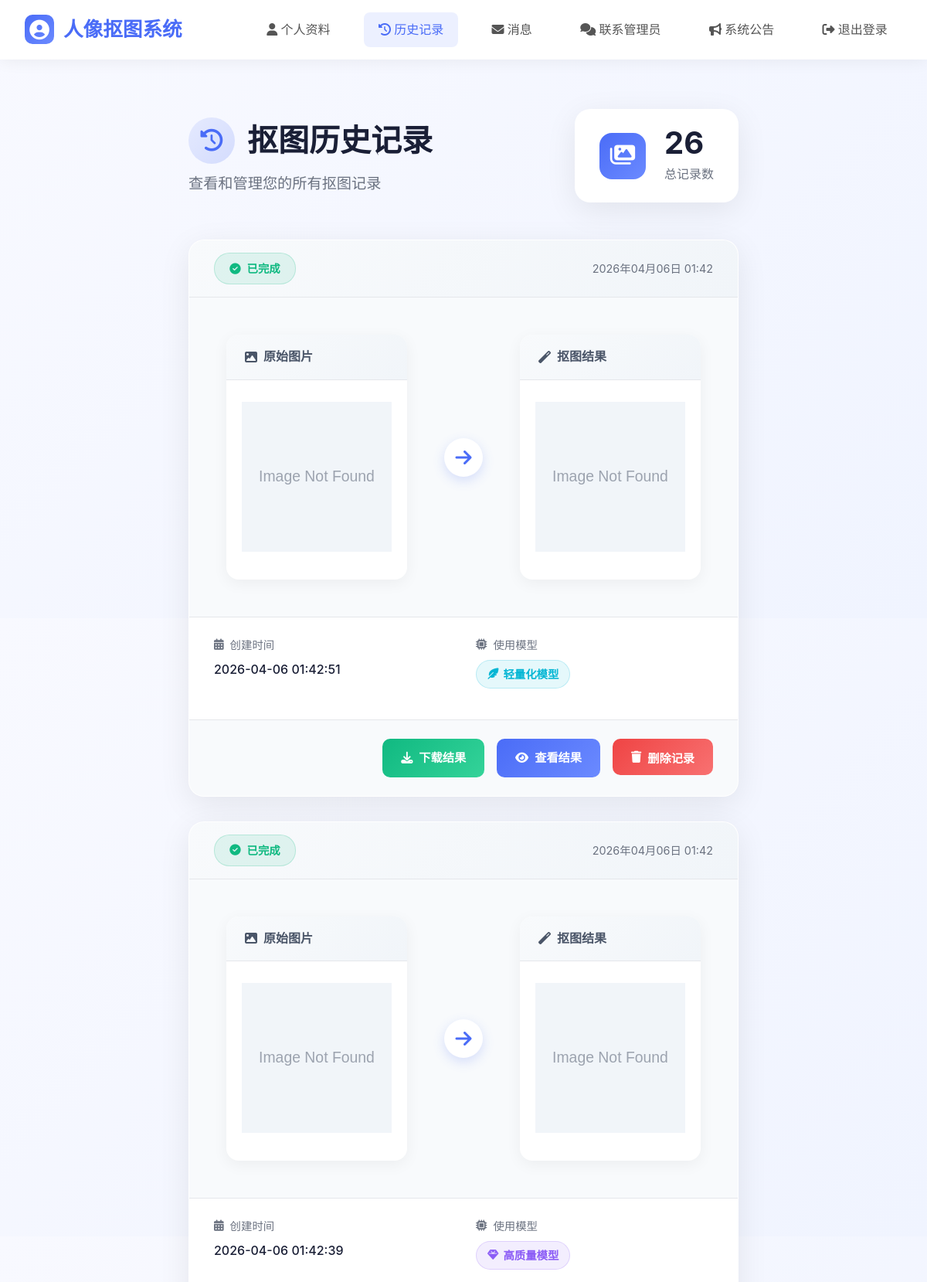
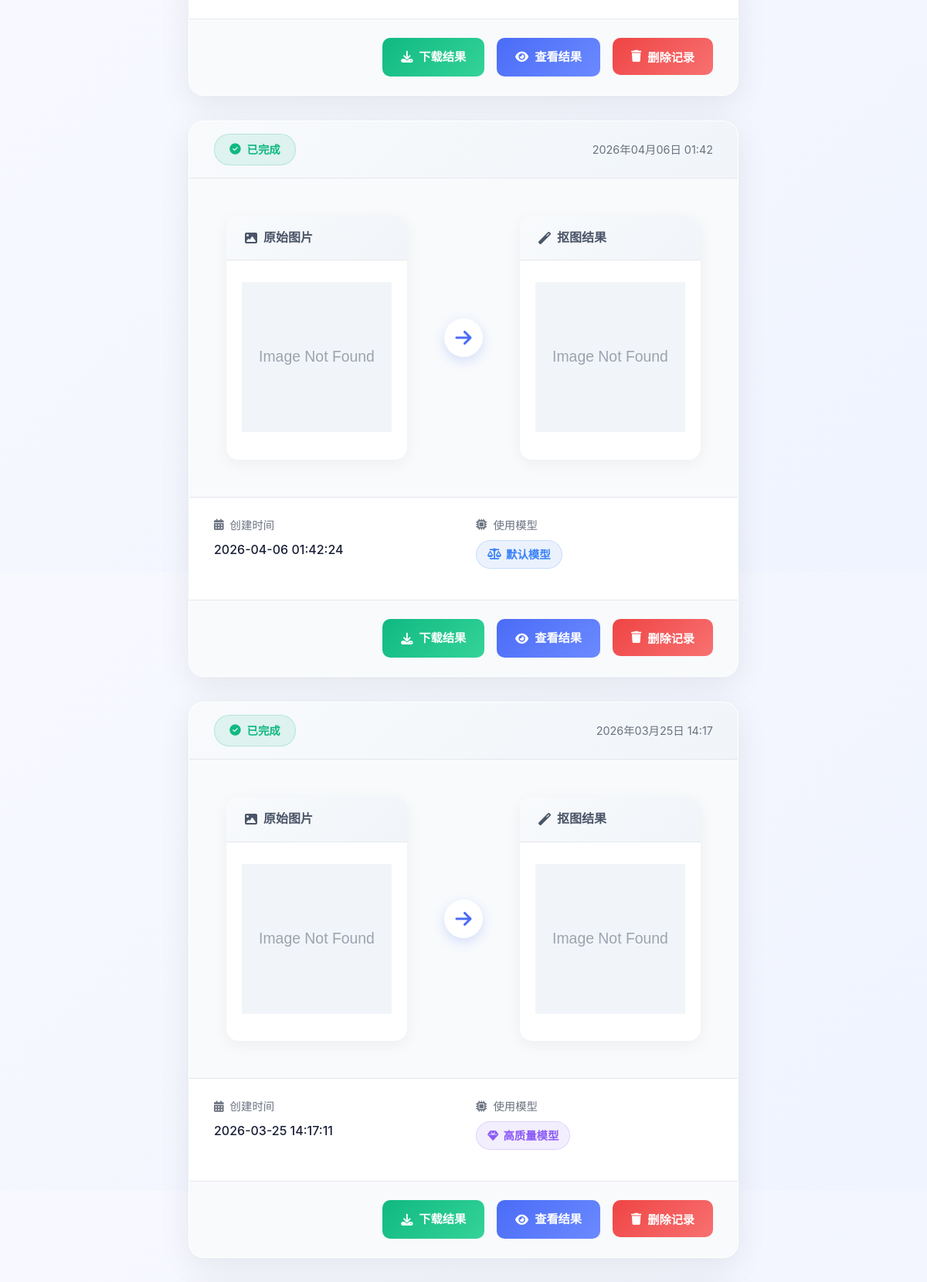
The page /users/history/ (signed in, upper part) on the database its author committed (2 pictures, top to bottom).
### matting/models.py (models this page shows, shortened)
class MattingResult(models.Model):
    user = models.ForeignKey(settings.AUTH_USER_MODEL, on_delete=models.CASCADE)
    original_image = models.ImageField(upload_to='originals/')
    result_image = models.ImageField(upload_to='results/')
    created_at = models.DateTimeField(auto_now_add=True)
    is_deleted = models.BooleanField(default=False)
    deleted_at = models.DateTimeField(blank=True, null=True)
    status = models.CharField(
        max_length=20,
        choices=[
            ('pending', '待处理'),
            ('processing', '处理中'),
            ('completed', '已完成'),
            ('failed', '失败'),
            ('deleted', '已删除')
        ],
        default='pending'
    )
    description = models.TextField(blank=True, null=True)
    model_type = models.CharField(
        max_length=50,
        choices=[
            ('default', '默认模型'),
            ('high_quality', '高质量模型'),
            ('lightweight', '轻量化模型')
        ],
        default='default'
    )
    model_info = models.TextField(blank=True, null=True, help_text="模型详细信息（如配置文件路径等）")
    background_type = models.CharField(
        max_length=20,
        choices=[
            ('transparent', '透明背景'),
            ('solid_color', '纯色背景'),
        ],
        default='transparent',
        verbose_name='背景类型'
    )
    background_color = models.CharField(
        max_length=7,
        default='#FFFFFF',
        help_text="纯色背景颜色，十六进制格式（如：#FFFFFF）",
        verbose_name='背景颜色'
    )
    has_transparent_version = models.BooleanField(default=False, verbose_name='是否有透明版本')
    transparent_image = models.ImageField(
        upload_to='results/transparent/',
        blank=True,
        null=True,
        verbose_name='透明背景图像'
    )

### users/views.py (the view)
# urls.py: path('history/', views.history, name='history'),
@login_required
def history(request):
    try:
        matting_results = MattingResult.objects.filter(user=request.user, is_deleted=False).order_by('-created_at')
    except Exception as e:
        print(f"Error fetching matting results: {e}")
        try:
            matting_results = MattingResult.objects.filter(user=request.user).order_by('-created_at')
        except Exception as e2:
            print(f"Error with fallback fetching: {e2}")
            matting_results = []
    return render(request, 'users/history.html', {
        'matting_results': matting_results
    })

### matting/context_processors.py (called while the page is built)
def unread_messages(request):
    if not request.user.is_authenticated:
        return {'unread_messages_count': 0}
    unread_count = UserMessage.objects.filter(
        recipient=request.user,
        status='UNREAD'
    ).count()
    return {'unread_messages_count': unread_count}

### templates/users/history.html (shortened to what this page needs)
{% extends 'base.html' %}
{% block content %}
<div class="history-container">
    <div class="history-header">
        <div class="header-content">
            <h1 class="history-title">
                <i class="fas fa-history"></i>
                抠图历史记录
            </h1>
            <p class="history-subtitle">查看和管理您的所有抠图记录</p>
        </div>
        <div class="history-stats">
            <div class="stat-item">
                <div class="stat-icon">
                    <i class="fas fa-images"></i>
                </div>
                <div class="stat-info">
                    <div class="stat-number">{{ matting_results|length }}</div>
                    <div class="stat-label">总记录数</div>
                </div>
            </div>
        </div>
    </div>
    <div class="history-main">
        {% if matting_results %}
            <div class="history-list">
                {% for result in matting_results %}
                <div class="history-card">
                    <div class="card-status">
                        <span class="status-badge {{ result.status }}">
                            <i class="fas fa-{% if result.status == 'completed' %}check-circle{% else %}clock{% endif %}"></i>
                            {{ result.get_status_display }}
                        </span>
                        <span class="status-date">{{ result.created_at|date:"Y年m月d日 H:i" }}</span>
                    </div>
                    <div class="card-images">
                        <div class="image-container">
                            <div class="image-label">
                                <i class="fas fa-image"></i> 原始图片
                            </div>
                            {% if result.original_image %}
                                <img src="{{ result.original_image.url }}"
                                     alt="原始图片"
                                     class="original-image"
                                     onclick="openImageViewer(this.src, '原始图片')">
                            {% else %}
                                <div class="image-placeholder">
                                    <i class="fas fa-file-image"></i>
                                    <span>图片不存在</span>
                                </div>
                            {% endif %}
                        </div>
                        <div class="image-separator">
                            <i class="fas fa-arrow-right"></i>
                        </div>
                        <div class="image-container">
                            <div class="image-label">
                                <i class="fas fa-magic"></i> 抠图结果
                            </div>
                            {% if result.result_image and result.status == 'completed' %}
                                <img src="{{ result.result_image.url }}"
                                     alt="抠图结果"
                                     class="result-image"
                                     onclick="openImageViewer(this.src, '抠图结果')">
                            {% elif result.status == 'completed' %}
                                <div class="image-placeholder">
                                    <i class="fas fa-exclamation-circle"></i>
                                    <span>结果图片未找到</span>
                                </div>
                            {% else %}
                                <div class="image-placeholder processing">
                                    <i class="fas fa-spinner fa-spin"></i>
                                    <span>处理中...</span>
                                </div>
                            {% endif %}
                        </div>
                    </div>
                    <div class="card-info">
                        <div class="info-row">
                            <div class="info-item">
                                <div class="info-label">
                                    <i class="fas fa-calendar-alt"></i>
                                    创建时间
                                </div>
                                <div class="info-value">{{ result.created_at|date:"Y-m-d H:i:s" }}</div>
                            </div>
                            <div class="info-item">
                                <div class="info-label">
                                    <i class="fas fa-microchip"></i>
                                    使用模型
                                </div>
                                <div class="info-value">
                                    {% if result.model_type == 'default' %}
                                        <span class="model-badge default">
                                            <i class="fas fa-balance-scale"></i> 默认模型
                                        </span>
                                    {% elif result.model_type == 'high_quality' %}
                                        <span class="model-badge high-quality">
                                            <i class="fas fa-gem"></i> 高质量模型
                                        </span>
                                    {% elif result.model_type == 'lightweight' %}
                                        <span class="model-badge lightweight">
                                            <i class="fas fa-feather-alt"></i> 轻量化模型
                                        </span>
                                    {% else %}
                                        <span class="model-badge">未知模型</span>
                                    {% endif %}
                                </div>
                            </div>
                        </div>
                    </div>
                    <div class="card-actions">
                        {% if result.result_image and result.status == 'completed' %}
                        <a href="{{ result.result_image.url }}"
                           download
                           class="btn-action download-btn">
                            <i class="fas fa-download"></i>
                            下载结果
                        </a>
                        <a href="{{ result.result_image.url }}"
                           target="_blank"
                           class="btn-action view-btn">
                            <i class="fas fa-eye"></i>
                            查看结果
                        </a>
                        {% endif %}
                        <form method="post"
                              action="{% url 'users:delete_history' result.id %}"
                              class="delete-form"
                              onsubmit="return confirmDelete(this, '{{ result.original_image.name|default:'此记录' }}')">
                            <button type="submit" class="btn-action delete-btn">
                                <i class="fas fa-trash"></i>
                                删除记录
                            </button>
                        </form>
                    </div>
                </div>
                {% endfor %}
            </div>
        {% endif %}
    </div>
</div>
{% endblock %}

### templates/base.html (shortened to what this page needs)
<!DOCTYPE html>
<html lang="zh-CN">
<head>
    <link rel="stylesheet" href="https://cdnjs.cloudflare.com/ajax/libs/font-awesome/6.4.0/css/all.min.css">
</head>
<body>
    <header class="header">
        <div class="nav-container">
            <div class="logo">
                <div class="logo-icon">
                    <i class="fas fa-user-circle"></i>
                </div>
                <span>人像抠图系统</span>
            </div>
            <div class="nav-links">
                {% if user.is_authenticated %}
                    <a href="{% url 'users:profile' %}" class="nav-link {% if request.resolver_match.url_name == 'profile' %}active{% endif %}"><i class="fas fa-user"></i> 个人资料</a>
                    <a href="{% url 'users:history' %}" class="nav-link {% if request.resolver_match.url_name == 'history' %}active{% endif %}"><i class="fas fa-history"></i> 历史记录</a>
                    <a href="{% url 'users:message_list' %}" class="nav-link message-indicator " >
                        <i class="fas fa-envelope"></i> 消息
                    </a>
                    <a href="{% url 'users:contact_admin' %}" class="nav-link {% if request.resolver_match.url_name == 'contact_admin' %}active{% endif %}"><i class="fas fa-comments"></i> 联系管理员</a>
                    <a href="{% url 'users:system_notices' %}" class="nav-link {% if request.resolver_match.url_name == 'system_notices' %}active{% endif %}"><i class="fas fa-bullhorn"></i> 系统公告</a>
                    <a href="{% url 'users:logout' %}" class="nav-link"><i class="fas fa-sign-out-alt"></i> 退出登录</a>
                {% endif %}
            </div>
        </div>
    </header>
    <main class="main-content">
        {% block content %}{% endblock %}
    </main>
</body>
</html>

### templates/base.html (style rules this page uses)
* { margin: 0; padding: 0; box-sizing: border-box; }
body { font-family: 'Inter', -apple-system, BlinkMacSystemFont, 'Segoe UI', 'Microsoft YaHei', sans-serif; background: linear-gradient(135deg, #f8f9ff 0%, #f0f4ff 100%); color: #333; line-height: 1.6; min-height: 100vh; display: flex; flex-direction: column; }
.header { background: white; box-shadow: 0 2px 20px rgba(0, 0, 0, 0.06); padding: 1rem 0; position: sticky; top: 0; z-index: 100; }
.nav-container { max-width: 1200px; margin: 0 auto; padding: 0 2rem; display: flex; justify-content: space-between; align-items: center; }
.logo { font-size: 1.6rem; font-weight: 700; display: flex; align-items: center; gap: 0.75rem; color: #4a6cf7; }
.logo-icon { width: 38px; height: 38px; background: linear-gradient(135deg, #4a6cf7 0%, #6b8aff 100%); border-radius: 10px; display: flex; align-items: center; justify-content: center; color: white; font-weight: bold; }
.nav-links { display: flex; gap: 1.5rem; align-items: center; }
.nav-link { color: #555; text-decoration: none; padding: 0.6rem 1.2rem; border-radius: 8px; transition: all 0.3s ease; font-weight: 500; }
.nav-link.active { color: #4a6cf7; background: rgba(74, 108, 247, 0.1); }
.main-content { flex: 1; display: flex; flex-direction: column; justify-content: center; align-items: center; padding: 3rem 1rem; position: relative; }
.message-indicator { position: relative !important; }

### rows shown on the page
MattingResult: status "已完成", created_at "2026年04月06日 01:42", created_at "2026-04-06 01:42:51", model_type "lightweight" (drawn)
MattingResult: status "已完成", created_at "2026年04月06日 01:42", created_at "2026-04-06 01:42:39", model_type "high_quality" (drawn)
MattingResult: status "已完成", created_at "2026年04月06日 01:42", created_at "2026-04-06 01:42:24", model_type "default" (drawn)
MattingResult: status "已完成", created_at "2026年03月25日 14:17", created_at "2026-03-25 14:17:11", model_type "high_quality" (drawn)

### other values the page prints
{{ matting_results|length }} "26"
